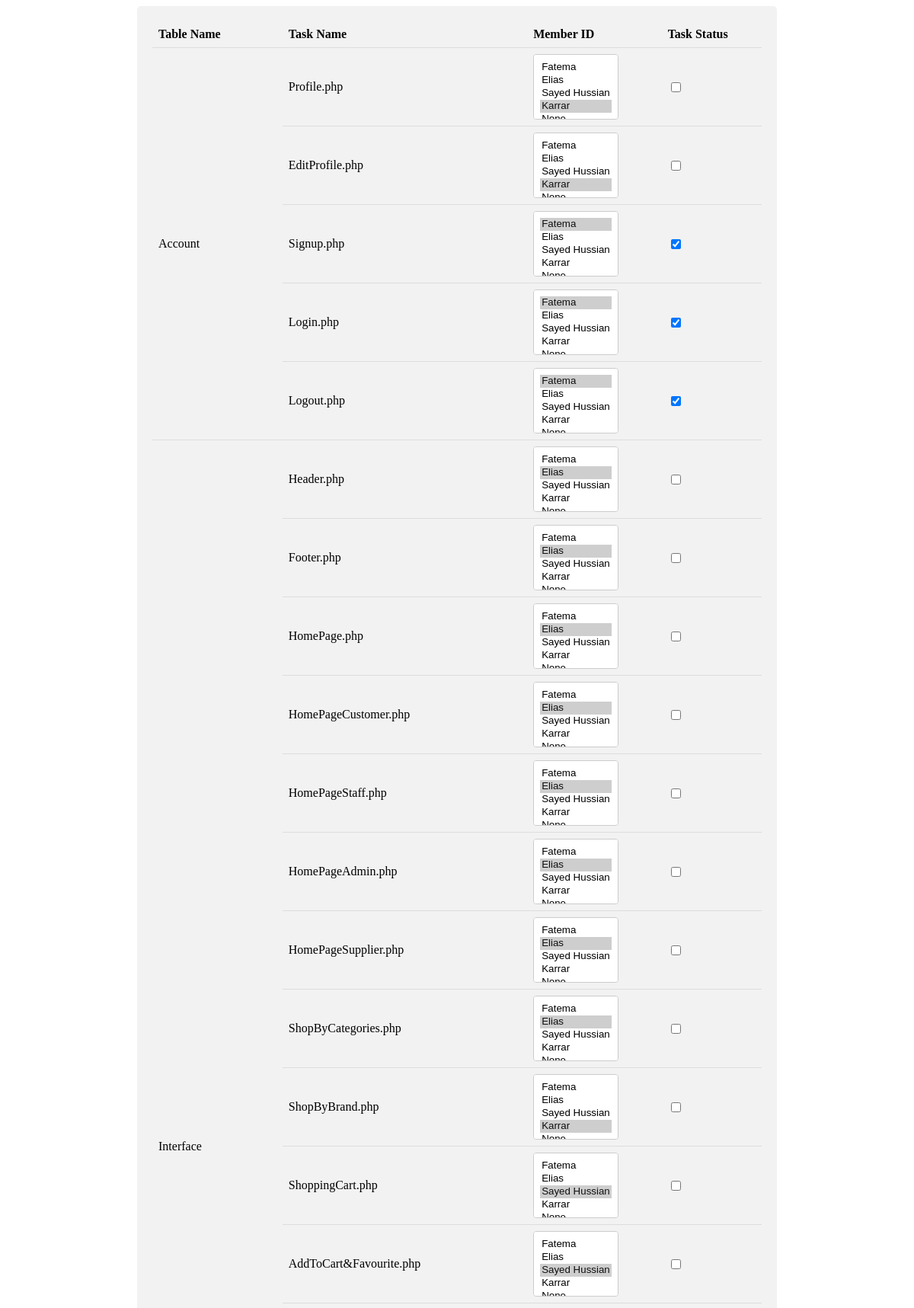
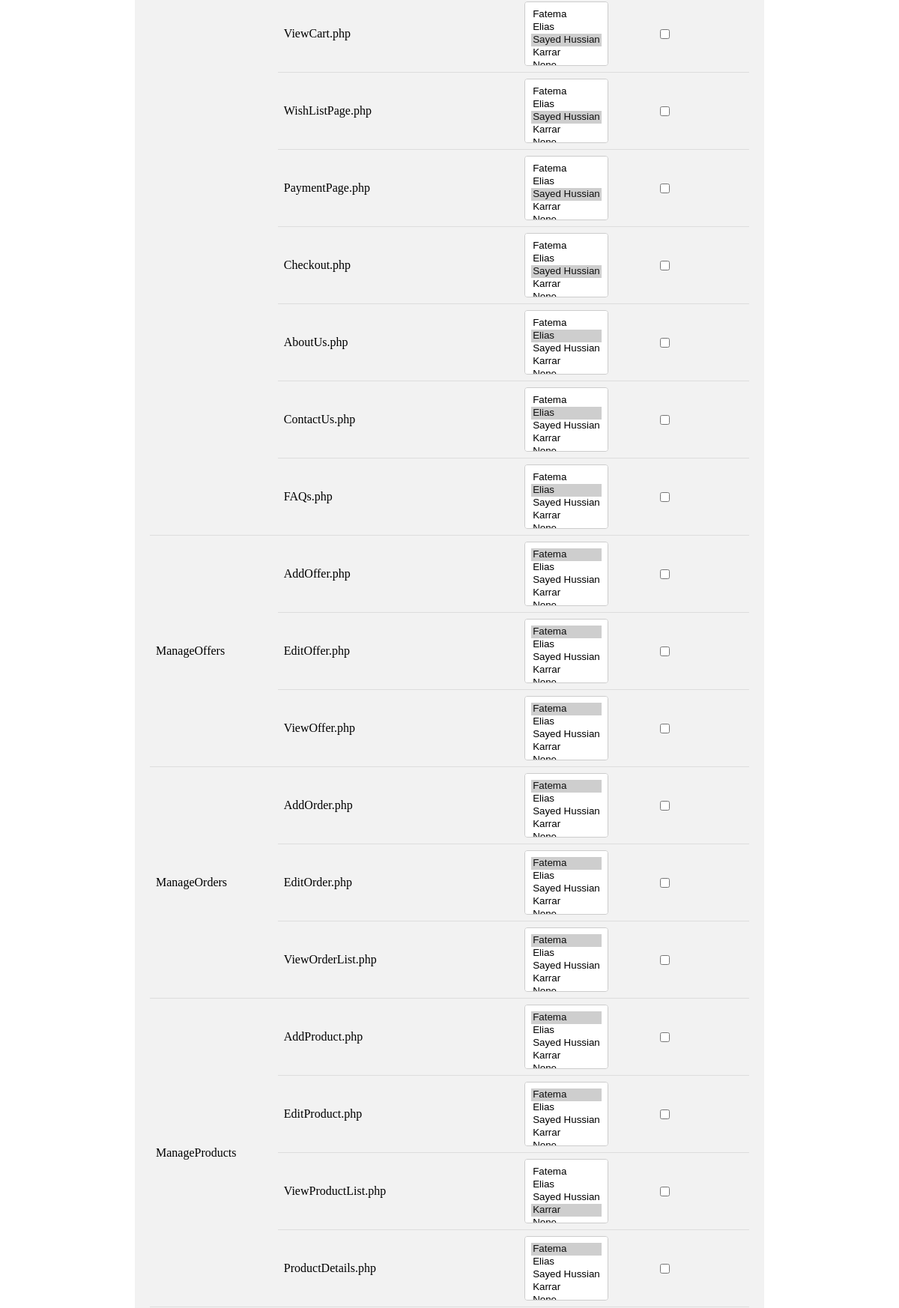
The app's page /GroupWork.php (upper part) with its own data (2 pictures, top to bottom).
### tables this page shows
CREATE TABLE IF NOT EXISTS `account` (
  `id` int(11) NOT NULL AUTO_INCREMENT,
  `task_name` varchar(255) DEFAULT NULL,
  `member_id` int(11) DEFAULT NULL,
  `task_status` enum('Done','NotDone') DEFAULT NULL,
  PRIMARY KEY (`id`),
  KEY `member_id` (`member_id`)
);

CREATE TABLE IF NOT EXISTS `interface` (
  `id` int(11) NOT NULL AUTO_INCREMENT,
  `task_name` varchar(255) DEFAULT NULL,
  `member_id` int(11) DEFAULT NULL,
  `task_status` enum('Done','NotDone') DEFAULT NULL,
  PRIMARY KEY (`id`),
  KEY `member_id` (`member_id`)
);

CREATE TABLE IF NOT EXISTS `manageoffers` (
  `id` int(11) NOT NULL AUTO_INCREMENT,
  `task_name` varchar(255) DEFAULT NULL,
  `member_id` int(11) DEFAULT NULL,
  `task_status` enum('Done','NotDone') DEFAULT NULL,
  PRIMARY KEY (`id`),
  KEY `member_id` (`member_id`)
);

CREATE TABLE IF NOT EXISTS `manageorders` (
  `id` int(11) NOT NULL AUTO_INCREMENT,
  `task_name` varchar(255) DEFAULT NULL,
  `member_id` int(11) DEFAULT NULL,
  `task_status` enum('Done','NotDone') DEFAULT NULL,
  PRIMARY KEY (`id`),
  KEY `member_id` (`member_id`)
);

CREATE TABLE IF NOT EXISTS `manageproducts` (
  `id` int(11) NOT NULL AUTO_INCREMENT,
  `task_name` varchar(255) DEFAULT NULL,
  `member_id` int(11) DEFAULT NULL,
  `task_status` enum('Done','NotDone') DEFAULT NULL,
  PRIMARY KEY (`id`),
  KEY `member_id` (`member_id`)
);

### GroupWork.php (the view, shortened to what this page needs)
<?php
try {
    $db = new PDO('mysql:host=localhost;dbname=groupwork;charset=utf8', 'root', '');
    $db->setAttribute(PDO::ATTR_ERRMODE, PDO::ERRMODE_EXCEPTION);
    $tables = array('Account', 'Interface', 'ManageOffers', 'ManageOrders', 'ManageProducts', 'ManageUsers', 'Reports', 'Function');
    echo "<div class='container'>";
    echo "<form method='POST'>";
    echo "<table>";
    echo "<tr><th>Table Name</th><th>Task Name</th><th>Member ID</th><th>Task Status</th></tr>";
    foreach ($tables as $table) {
        $stmt = $db->prepare("SELECT task_name, member_id, task_status FROM $table");
        $stmt->execute();
        $tasks = $stmt->fetchAll(PDO::FETCH_ASSOC);
        foreach ($tasks as $index => $task) {
            $taskName = $task['task_name'];
            $memberId = $task['member_id'];
            $taskStatus = $task['task_status'];
            echo "<tr>";
            if ($index === 0) {
                echo "<td rowspan='" . count($tasks) . "'>$table</td>";
            }
            echo "<td>$taskName</td>";
            echo "<td>";
            $stmt = $db->prepare("SELECT Id, name FROM member");
            $stmt->execute();
            $members = $stmt->fetchAll(PDO::FETCH_ASSOC);
            echo "<select name='{$table}[$taskName][]' multiple>";
            foreach ($members as $member) {
                $id = $member['Id'];
                $name = $member['name'];
                $selected = ($id == $memberId) ? 'selected' : '';
                echo "<option value='$id' $selected>$name</option>";
            }
            echo "</select>";
            echo "</td>";
            echo "<td>";
            echo "<input type='checkbox' name='{$table}_status[$taskName][$memberId]' value='Done' ";
            if ($taskStatus === 'Done'){
                echo "checked";
            }
            echo ">";
            echo "</td>";
            echo "</tr>";
        }
    }
    echo "</table>";
    echo "</form>";
    echo "</div>";
} catch (PDOException $e) {
    echo "Error: " . $e->getMessage();
}
?>

### GroupWork.php (style rules this page uses)
.container { max-width: 800px; margin: 0 auto; padding: 20px; background-color: #f2f2f2; border-radius: 5px; }
table { border-collapse: collapse; width: 100%; }
th, td { padding: 8px; text-align: left; border-bottom: 1px solid #ddd; }
th { background-color: #f2f2f2; }
input[type='checkbox'] { display: display; }
select { appearance: none; -webkit-appearance: none; -moz-appearance: none; padding: 8px; border: 1px solid #ccc; border-radius: 4px; background-color: #fff; cursor: pointer; }

### records on screen
account: table "Account", task_name "Profile.php"
account: task_name "EditProfile.php"
account: task_name "Signup.php", task_status "☑"
account: task_name "Login.php", task_status "☑"
account: task_name "Logout.php", task_status "☑"
interface: table "Interface", task_name "Header.php"
interface: task_name "Footer.php"
interface: task_name "HomePage.php"
interface: task_name "HomePageCustomer.php"
interface: task_name "HomePageStaff.php"
interface: task_name "HomePageAdmin.php"
interface: task_name "HomePageSupplier.php"
interface: task_name "ShopByCategories.php"
interface: task_name "ShopByBrand.php"
interface: task_name "ShoppingCart.php"
interface: task_name "AddToCart&Favourite.php"
interface: task_name "ViewCart.php"
interface: task_name "WishListPage.php"
interface: task_name "PaymentPage.php"
interface: task_name "Checkout.php"
interface: task_name "AboutUs.php"
interface: task_name "ContactUs.php"
interface: task_name "FAQs.php"
manageoffers: table "ManageOffers", task_name "AddOffer.php"
manageoffers: task_name "EditOffer.php"
manageoffers: task_name "ViewOffer.php"
manageorders: table "ManageOrders", task_name "AddOrder.php"
manageorders: task_name "EditOrder.php"
manageorders: task_name "ViewOrderList.php"
manageproducts: table "ManageProducts", task_name "AddProduct.php"
manageproducts: task_name "EditProduct.php"
manageproducts: task_name "ViewProductList.php"
manageproducts: task_name "ProductDetails.php"

### other values on screen
form field value "Fatema / Elias / Sayed Hussian / Karrar ☑"
form field value "Fatema ☑ / Elias / Sayed Hussian / Karrar"
form field value "Fatema / Elias ☑ / Sayed Hussian / Karrar"
form field value "Fatema / Elias / Sayed Hussian ☑ / Karrar"
